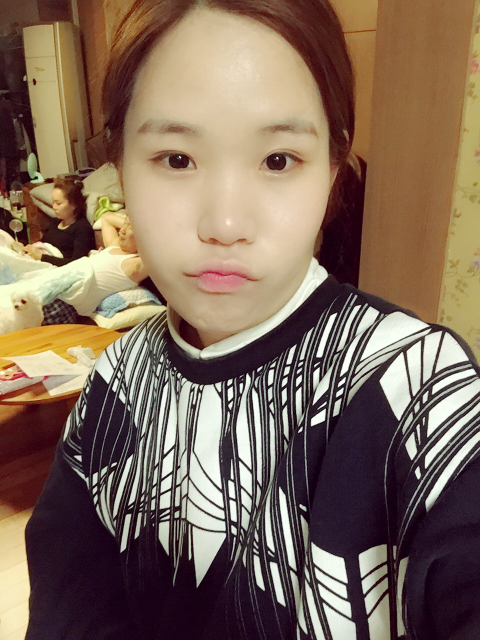
#> input picture myFace/photo (1).JPG, 960 x 1280 px (shown at 1/2 size); its folder holds only this picture in this run
$ python cropimage.py
#> lines starting #> are read from the running program, lines starting #| are printed output that depends on the picture
#CropImage

import cv2 as cv
import glob

cascade = cv.CascadeClassifier('/home/pi/opencv-2.4.13.4/data/haarcascades/haarcascade_frontalface_default.xml')

images = glob.glob('/home/pi/MyFaceRecognition/myFace/*.JPG')
number = 0

print(images)

for fname in images :
    print(fname)
    image = cv.imread(fname)
#> image is the input picture: shape (1280, 960, 3); mean B, G, R 90, 106.2, 128
    gray = cv.cvtColor(image, cv.COLOR_BGR2GRAY)
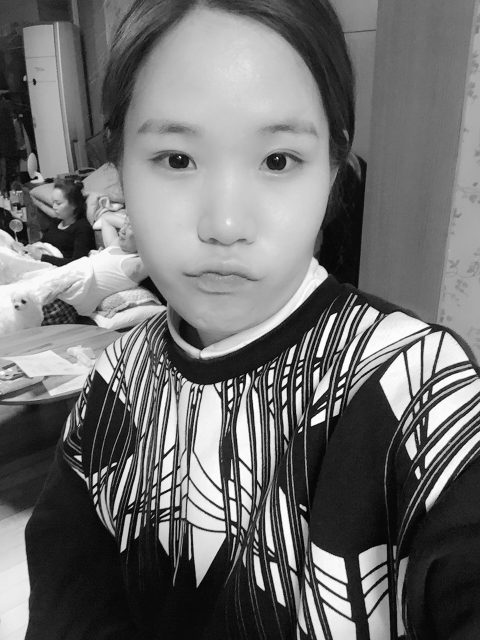
#> gray: shape (1280, 960) (shown at 1/2 size); min 4, max 253, mean 110.9
    #reimage = cv.resize(gray, (640,480))
    face= cascade.detectMultiScale(gray, 1.3, 5)
#> face = [[150, 80, 599, 599]]

    for (x,y,w,h) in face :
        print('enter')
        cropped = gray[y:y+h, x:x+w]
        cv.imwrite('/home/pi/MyFaceRecognition/images/17/picture' + str(number) + '.jpg', cropped)
        number += 1
        print('completed')
#> this loop made 1 pass
#> (x, y, w, h, number) on pass 1: (150, 80, 599, 599, 1)
#| enter
#| completed
#> pass 1, `cropped = gray[y:y+h, x:x+w]`:
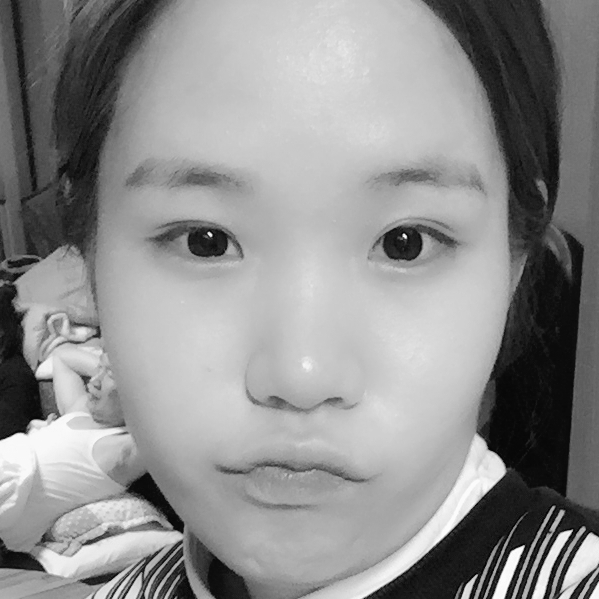
#> cropped: shape (599, 599); min 4, max 253, mean 142.4
#> after the loop, number = 1

$ run again, on myFace/photo (13).JPG
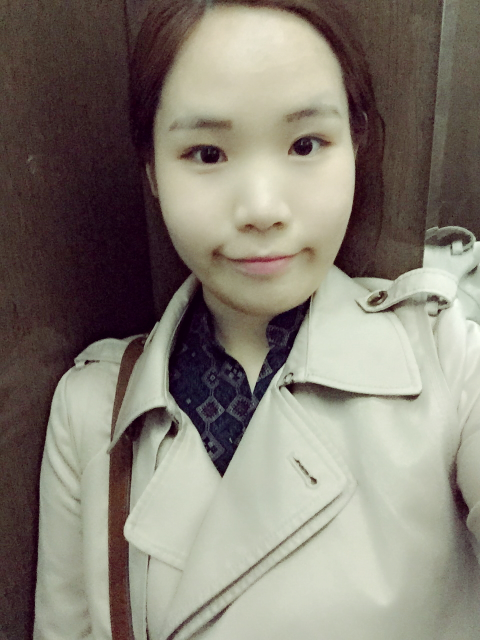
#> input picture myFace/photo (13).JPG, 960 x 1280 px (shown at 1/2 size)
#> image is the input picture: shape (1280, 960, 3); mean B, G, R 115.6, 126.6, 133.2
#> `gray = cv.cvtColor(image, cv.COLOR_BGR2GRAY)`:
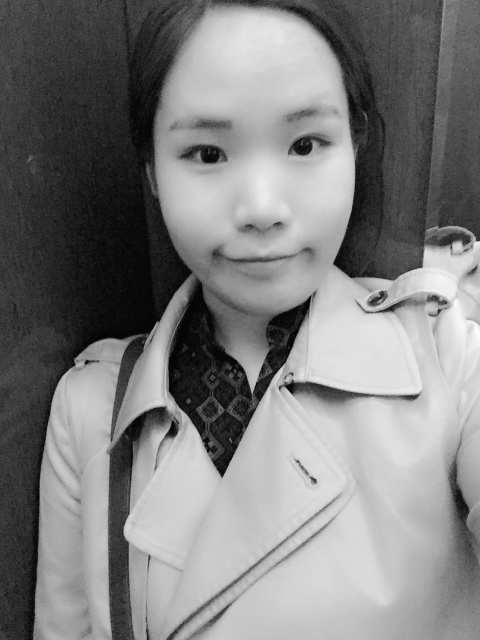
#> gray: shape (1280, 960) (shown at 1/2 size); min 4, max 253, mean 127.4
#> face = [[221, 66, 580, 580]]
#> the loop `for (x,y,w,h) in face :` made 1 pass
#> (x, y, w, h, number) on pass 1: (221, 66, 580, 580, 1)
#> (printed output is left out)
#> pass 1, `cropped = gray[y:y+h, x:x+w]`:
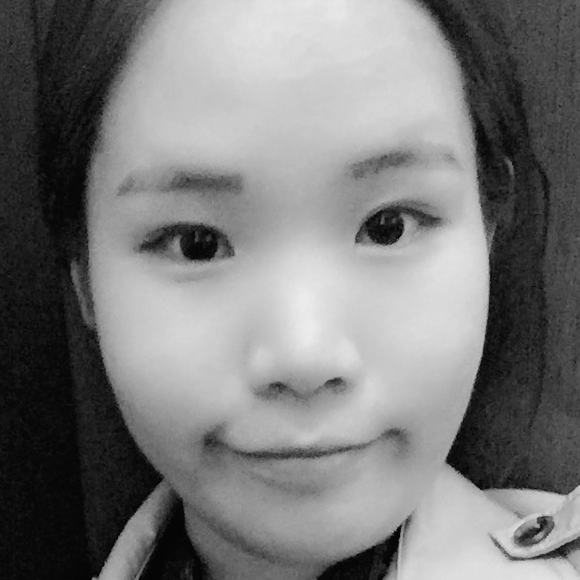
#> cropped: shape (580, 580); min 4, max 237, mean 122.1
#> after the loop `for (x,y,w,h) in face :`: number = 1

$ run again, on myFace/photo (14).JPG
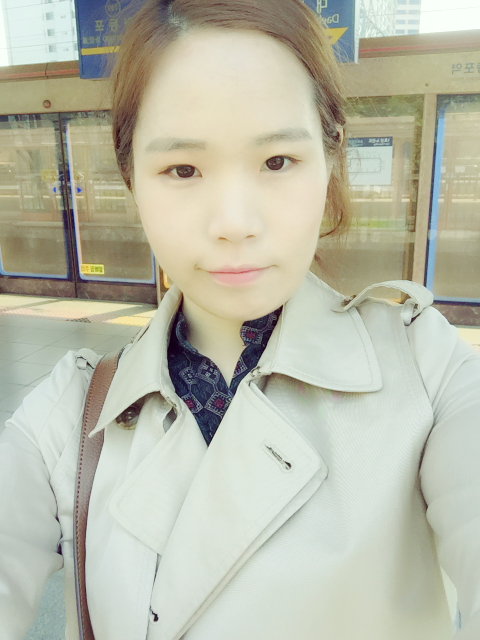
#> input picture myFace/photo (14).JPG, 960 x 1280 px (shown at 1/2 size)
#> image is the input picture: shape (1280, 960, 3); mean B, G, R 170.2, 187.4, 186.6
#> `gray = cv.cvtColor(image, cv.COLOR_BGR2GRAY)`:
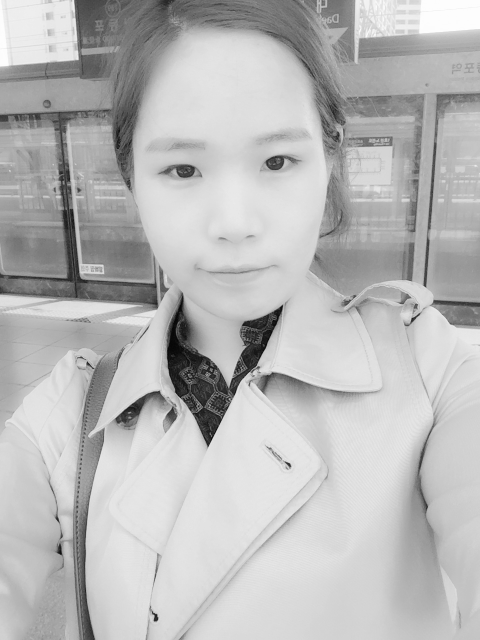
#> gray: shape (1280, 960) (shown at 1/2 size); min 5, max 253, mean 185.2
#> face = [[206, 127, 525, 525]]
#> the loop `for (x,y,w,h) in face :` made 1 pass
#> (x, y, w, h, number) on pass 1: (206, 127, 525, 525, 1)
#> (printed output is left out)
#> pass 1, `cropped = gray[y:y+h, x:x+w]`:
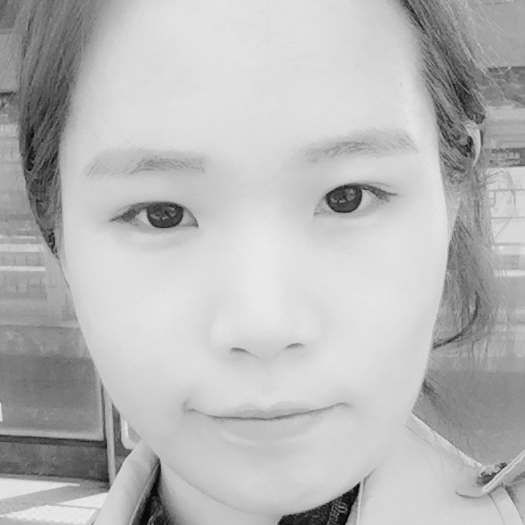
#> cropped: shape (525, 525); min 6, max 236, mean 184.9
#> after the loop `for (x,y,w,h) in face :`: number = 1

$ run again, on myFace/photo (15).JPG
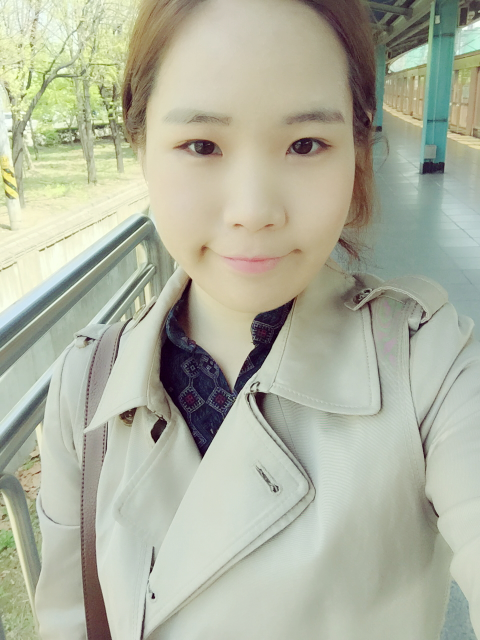
#> input picture myFace/photo (15).JPG, 960 x 1280 px (shown at 1/2 size)
#> image is the input picture: shape (1280, 960, 3); mean B, G, R 159.5, 178.4, 175.1
#> `gray = cv.cvtColor(image, cv.COLOR_BGR2GRAY)`:
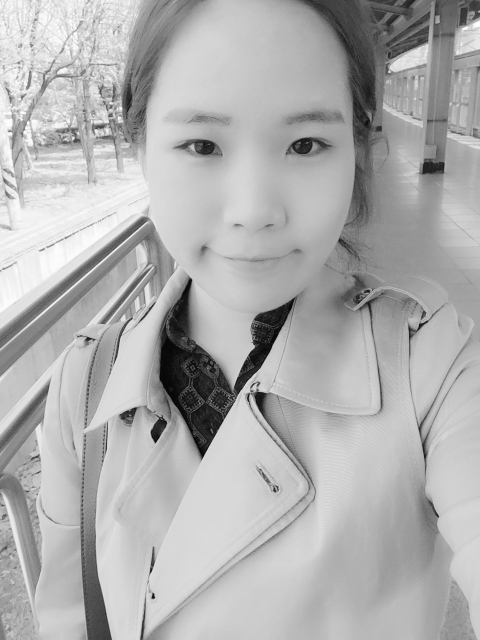
#> gray: shape (1280, 960) (shown at 1/2 size); min 5, max 253, mean 175.2
#> face = [[210, 60, 590, 590]]
#> the loop `for (x,y,w,h) in face :` made 1 pass
#> (x, y, w, h, number) on pass 1: (210, 60, 590, 590, 1)
#> (printed output is left out)
#> pass 1, `cropped = gray[y:y+h, x:x+w]`:
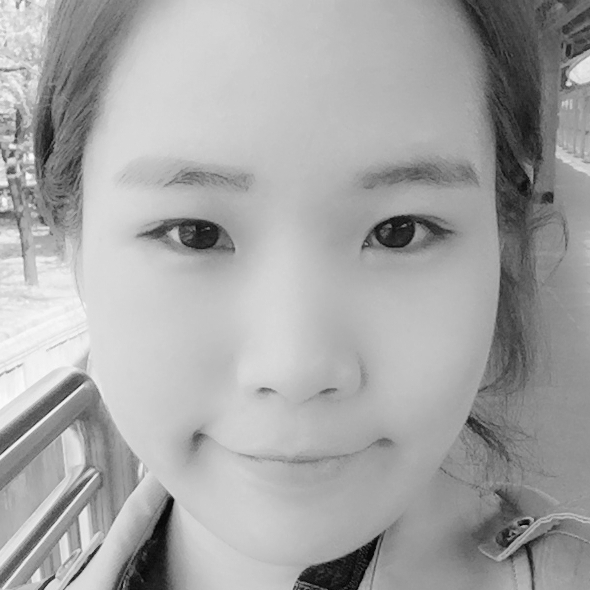
#> cropped: shape (590, 590); min 5, max 251, mean 165.6
#> after the loop `for (x,y,w,h) in face :`: number = 1

$ run again, on myFace/photo (10).JPG
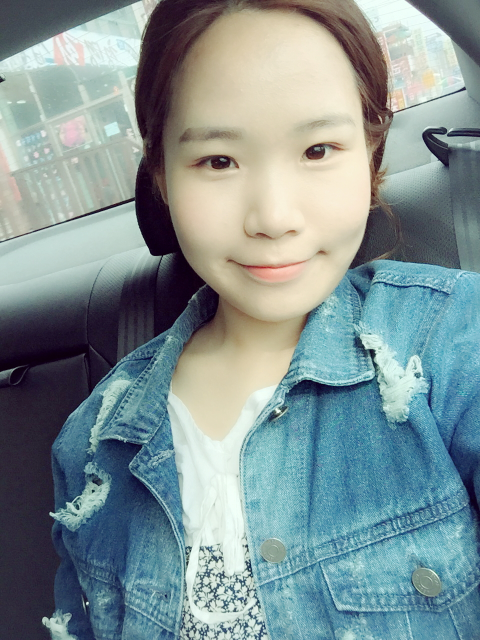
#> input picture myFace/photo (10).JPG, 960 x 1280 px (shown at 1/2 size)
#> image is the input picture: shape (1280, 960, 3); mean B, G, R 148.3, 146.5, 128.4
#> `gray = cv.cvtColor(image, cv.COLOR_BGR2GRAY)`:
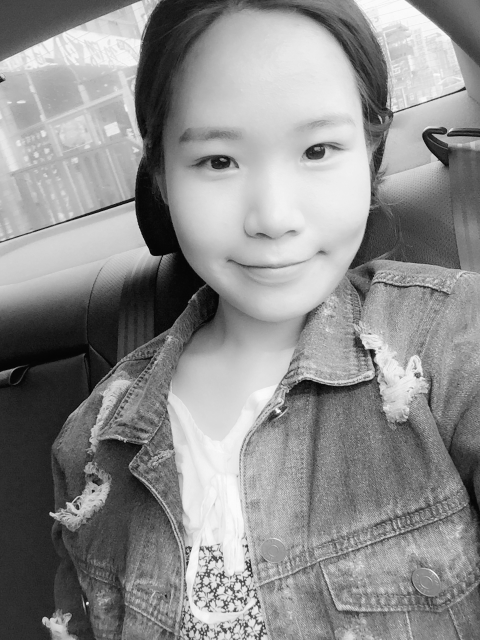
#> gray: shape (1280, 960) (shown at 1/2 size); min 4, max 253, mean 141.3
#> face = [[292, 125, 500, 500]]
#> the loop `for (x,y,w,h) in face :` made 1 pass
#> (x, y, w, h, number) on pass 1: (292, 125, 500, 500, 1)
#> (printed output is left out)
#> pass 1, `cropped = gray[y:y+h, x:x+w]`:
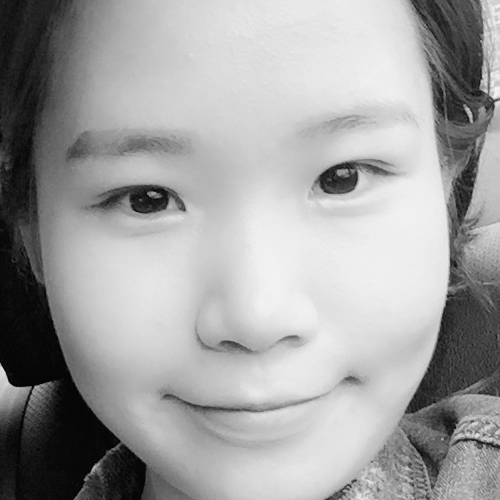
#> cropped: shape (500, 500); min 4, max 245, mean 160.9
#> after the loop `for (x,y,w,h) in face :`: number = 1
